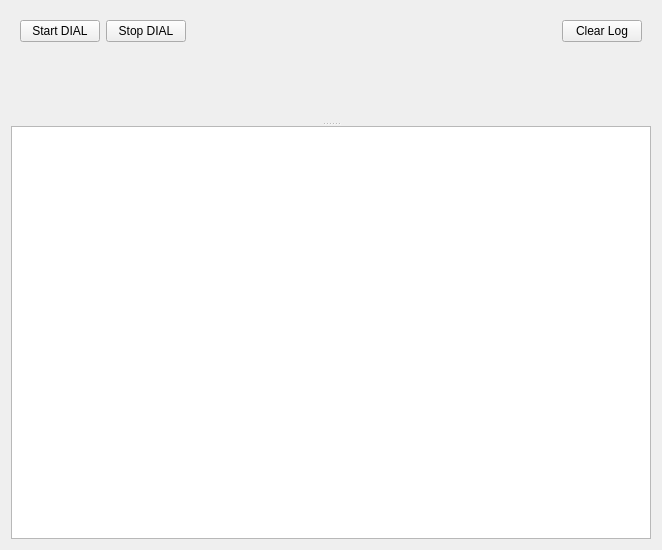
<?xml version="1.0" encoding="UTF-8"?>
<ui version="4.0">
 <class>DialWidget</class>
 <widget class="QWidget" name="DialWidget">
  <property name="geometry">
   <rect>
    <x>0</x>
    <y>0</y>
    <width>662</width>
    <height>550</height>
   </rect>
  </property>
  <property name="windowTitle">
   <string>Form</string>
  </property>
  <layout class="QVBoxLayout" name="verticalLayout">
   <item>
    <widget class="QWidget" name="topControlsContainer" native="true">
     <layout class="QHBoxLayout" name="horizontalLayout">
      <item>
       <widget class="QPushButton" name="btnStartDial">
        <property name="text">
         <string>Start DIAL</string>
        </property>
       </widget>
      </item>
      <item>
       <widget class="QPushButton" name="btnStopDial">
        <property name="text">
         <string>Stop DIAL</string>
        </property>
       </widget>
      </item>
      <item>
       <spacer name="horizontalSpacer">
        <property name="orientation">
         <enum>Qt::Orientation::Horizontal</enum>
        </property>
        <property name="sizeHint" stdset="0">
         <size>
          <width>40</width>
          <height>20</height>
         </size>
        </property>
       </spacer>
      </item>
      <item>
       <widget class="QPushButton" name="btnClearLog">
        <property name="text">
         <string>Clear Log</string>
        </property>
       </widget>
      </item>
     </layout>
    </widget>
   </item>
   <item>
    <widget class="QSplitter" name="splitter">
     <property name="orientation">
      <enum>Qt::Orientation::Vertical</enum>
     </property>
     <widget class="QWidget" name="videoContainer" native="true"/>
     <widget class="QWidget" name="logContainer" native="true">
      <layout class="QVBoxLayout" name="verticalLayout_3">
       <item>
        <widget class="QTextEdit" name="textLog">
         <property name="readOnly">
          <bool>true</bool>
         </property>
        </widget>
       </item>
      </layout>
     </widget>
    </widget>
   </item>
  </layout>
 </widget>
 <resources/>
 <connections/>
</ui>
